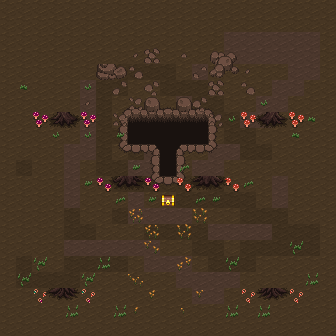

Rendered tile map (Tiled .tmx) drawn with the repository's tilesets; below, a short description and the map source with its tile grids summarised:
An orthogonal 21x21 tile map with 16x16 px tiles, 5 tile layers (Floors, Hole (Floors), Details (Floors), Obstacles, ...), 6 hidden layers not drawn, 4 tilesets.

<map version="1.10" tiledversion="1.11.0" orientation="orthogonal" renderorder="right-down" width="21" height="21" tilewidth="16" tileheight="16" infinite="0" nextlayerid="14" nextobjectid="1">
 <tileset firstgid="1" source="RA_Beast.tsx" />
 <tileset firstgid="449" source="RA_Wasteland.tsx" />
 <tileset firstgid="1553" source="RA_Hell.tsx" />
 <tileset firstgid="1809" source="RA_Cavern.tsx" />
 <layer id="3" name="Floors" width="21" height="21">
  <data>[441 cells, 441 non-empty, 3 distinct tile ids]</data>
 </layer>
 <layer id="12" name="Hole (Floors)" width="21" height="21">
  <data>[441 cells, 34 non-empty, 14 distinct tile ids]</data>
 </layer>
 <layer id="11" name="Details (Floors)" width="21" height="21">
  <data>[441 cells, 72 non-empty, 34 distinct tile ids]</data>
 </layer>
 <layer id="2" name="Walls" width="21" height="21" visible="0" locked="1">
  <data>[441 cells, 118 non-empty, 12 distinct tile ids]</data>
 </layer>
 <layer id="8" name="Obstacles" width="21" height="21">
  <data>[441 cells, 47 non-empty, 27 distinct tile ids]</data>
 </layer>
 <layer id="9" name="Chest (Obstacles)" width="21" height="21">
  <data>[441 cells, 1 non-empty, 1 distinct tile ids]</data>
 </layer>
 <layer id="13" name="Foreground" width="21" height="21" visible="0">
  <data>[441 cells, 74 non-empty, 74 distinct tile ids]</data>
 </layer>
 <layer id="4" name="Door N" width="21" height="21" visible="0" locked="1">
  <data>[441 cells, 6 non-empty, 6 distinct tile ids]</data>
 </layer>
 <layer id="1" name="Door S" width="21" height="21" visible="0" locked="1">
  <data>[441 cells, 5 non-empty, 2 distinct tile ids]</data>
 </layer>
 <layer id="5" name="Door E" width="21" height="21" visible="0" locked="1">
  <data>[441 cells, 5 non-empty, 2 distinct tile ids]</data>
 </layer>
 <layer id="6" name="Door W" width="21" height="21" visible="0" locked="1">
  <data>[441 cells, 5 non-empty, 2 distinct tile ids]</data>
 </layer>
</map>
